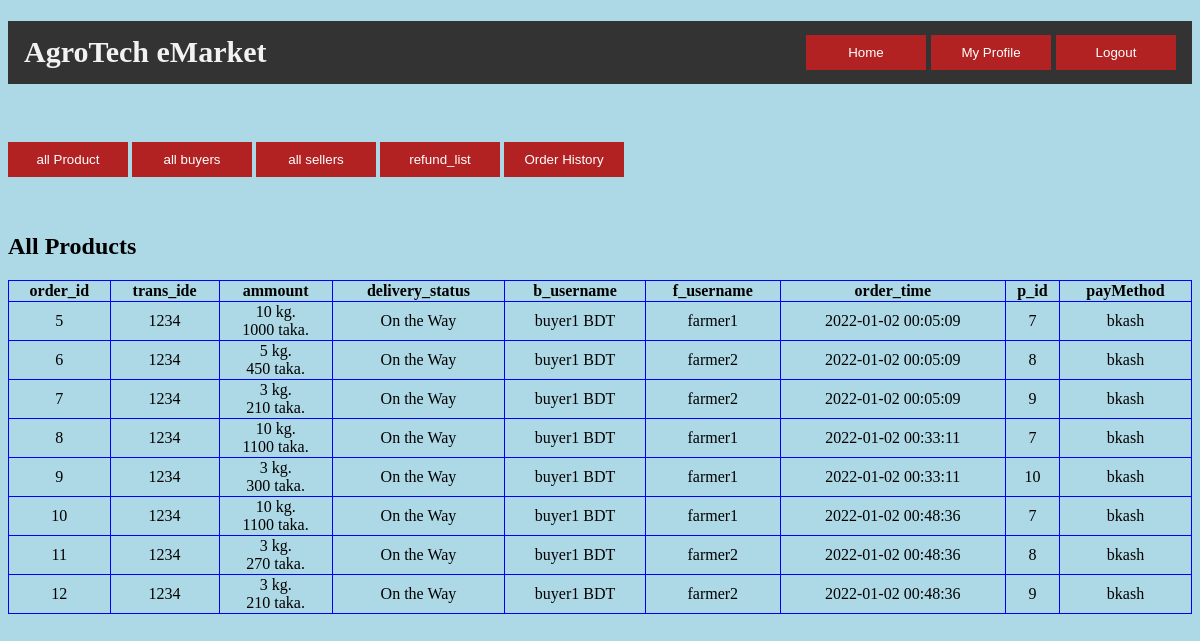
The page /allorders.php (signed in) on the database its author committed.
### tables this page shows
CREATE TABLE `orders` (
  `orders_id` int(10) NOT NULL,
  `trans_id` varchar(20) NOT NULL,
  `amount` varchar(25) NOT NULL,
  `delivery_status` varchar(25) NOT NULL,
  `b_username` varchar(25) NOT NULL,
  `f_username` varchar(25) NOT NULL,
  `orders_time` datetime NOT NULL,
  `p_id` int(10) NOT NULL,
  `payMethod` varchar(25) DEFAULT NULL
);

### allorders.php (the view, shortened to what this page needs)
<?php
if(
    isset($_SESSION['username'])
    && !empty($_SESSION['username'])
){
    ?>
        <!DOCTYPE html>
        <html lang="en">
            <head>
            </head>
            <body>
              <h1 class="header">
                <left>AgroTech eMarket</left>
                <right>
                      <input id="button" type="button" value="Home" onclick="home();">
                  <input id="button" type="button" value="My Profile" onclick="profile()">
                  <input type="button" id="button" value="Logout" onclick="logout();">
                </right>
              </h1>
                <br><br>
                <input id="button" type="button" value="all Product" onclick="allproduct();">
                <input id="button" type="button" value="all buyers" onclick="allbuyers();">
                <input id="button" type="button" value="all sellers" onclick="allsellers();">
                <input id="button" type="button" value="refund_list" onclick="refund_list();">
                <input id="button" type="button" value="Order History" onclick="orderhistory()">
                <div>
                  <br>
                  <br>
                <h2> All Products </h2>
                    <table id="ptable">
                        <thead>
                            <tr>
                                <th>order_id</th>
                                <th>trans_ide</th>
                                <th>ammount</th>
                                <th>delivery_status</th>
                                <th>b_username</th>
                                <th>f_username</th>
                                <th>order_time</th>
                                <th>p_id</th>
                                <th>payMethod</th>
                            </tr>
                        </thead>
                        <tbody>
                            <?php
                            try{
                                $conn=new PDO("mysql:host=localhost:3306;dbname=eMarket;","root","");
                                $conn->setAttribute(PDO::ATTR_ERRMODE, PDO::ERRMODE_EXCEPTION);
                                $mysqlquery="SELECT * FROM orders";
                                $returnobj=$conn->query($mysqlquery);
                                $returntable=$returnobj->fetchAll();
                                if($returnobj->rowCount()==0){
                                    ?>
                                        <tr>
                                            <td colspan="8">No Products Available</td>
                                        <tr>
                                    <?php
                                }
                                else{
                                    foreach($returntable as $row){
                                        ?>
                                        <tr>
                                            <td><?php echo $row['orders_id'] ?></td>
                                            <td><?php echo $row['trans_id'] ?></td>
                                            <td><?php echo $row['amount'] ?></td>
                                            <td><?php echo $row['delivery_status'] ?></td>
                                            <td><?php echo $row['b_username']." BDT" ?></td>
                                            <td><?php echo $row['f_username'] ?></td>
                                            <td><?php echo $row['orders_time'] ?></td>
                                            <td><?php echo $row['p_id'] ?></td>
                                            <td><?php echo $row['payMethod'] ?></td>
                                        </tr>
                                        <?php
                                    }
                                }
                            }
                            catch(PDOException $ex){
                                ?>
                                    <tr>
                                        <td colspan="6">No values found</td>
                                    <tr>
                                <?php
                            }
                            ?>
                        </tbody>
                    </table>
                </div>
            </body>
        </html>
    <?php
}
else{
     ?>
        <script>alert("login first!");</script>
        <script>location.assign("login.php");</script>
    <?php
}
?>

### allorders.php (style rules this page uses)
body { background-color: lightblue; }
#button { padding: 10px; width: 120px; color: white; background-color: FireBrick; border: none; }
#ptable { width: 100%; border: 1px solid blue; border-collapse: collapse; }
#ptable th, #ptable td { border: 1px solid blue; border-collapse: collapse; text-align: center; }
.header { background-color: #333; overflow: hidden; }
.header left { float: left; color: #f2f2f2; text-align: center; padding: 14px 16px; text-decoration: none; font-size: 30px; }
.header right { float: right; color: #f2f2f2; text-align: center; padding: 14px 16px; text-decoration: none; font-size: 20px; }

### rows shown on the page
orders: orders_id "5", trans "1234", amount "10 kg. 1000 taka.", delivery_status "On the Way", b_username "buyer1", f_username "farmer1", orders_time "2022-01-02 00:05:09", p "7", payMethod "bkash"
orders: orders_id "6", trans "1234", amount "5 kg. 450 taka.", delivery_status "On the Way", b_username "buyer1", f_username "farmer2", orders_time "2022-01-02 00:05:09", p "8", payMethod "bkash"
orders: orders_id "7", trans "1234", amount "3 kg. 210 taka.", delivery_status "On the Way", b_username "buyer1", f_username "farmer2", orders_time "2022-01-02 00:05:09", p "9", payMethod "bkash"
orders: orders_id "8", trans "1234", amount "10 kg. 1100 taka.", delivery_status "On the Way", b_username "buyer1", f_username "farmer1", orders_time "2022-01-02 00:33:11", p "7", payMethod "bkash"
orders: orders_id "9", trans "1234", amount "3 kg. 300 taka.", delivery_status "On the Way", b_username "buyer1", f_username "farmer1", orders_time "2022-01-02 00:33:11", p "10", payMethod "bkash"
orders: orders_id "10", trans "1234", amount "10 kg. 1100 taka.", delivery_status "On the Way", b_username "buyer1", f_username "farmer1", orders_time "2022-01-02 00:48:36", p "7", payMethod "bkash"
orders: orders_id "11", trans "1234", amount "3 kg. 270 taka.", delivery_status "On the Way", b_username "buyer1", f_username "farmer2", orders_time "2022-01-02 00:48:36", p "8", payMethod "bkash"
orders: orders_id "12", trans "1234", amount "3 kg. 210 taka.", delivery_status "On the Way", b_username "buyer1", f_username "farmer2", orders_time "2022-01-02 00:48:36", p "9", payMethod "bkash"
